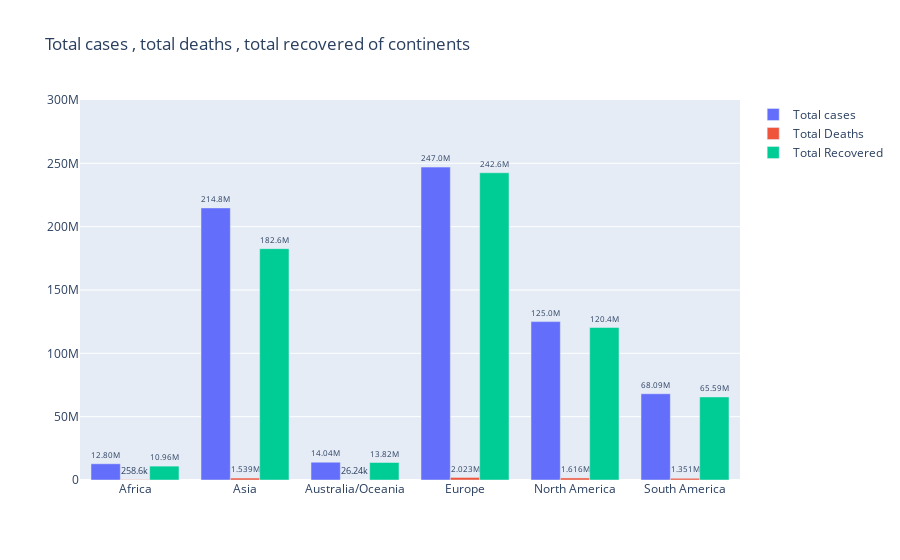

The code cell stored with this chart in its notebook:
### Markdown cell above
`Comment:` 
- Recovered rate is high in all continents.
- Asia has highest total cases but the number of recovered and deaths is near to America and Europe.
-

### Code cell
fig=go.Figure(data=[
      go.Bar(name='Total cases',x=Continent.index,y=Continent['Total Cases'],text=Continent['Total Cases']),
      go.Bar(name='Total Deaths',x=Continent.index,y=Continent['Total Deaths'],text=Continent['Total Deaths']),
      go.Bar(name='Total Recovered',x=Continent.index,y=Continent['Total Recovered'],text=Continent['Total Recovered'])
   ])
fig.update_layout(barmode='group',title='Total cases , total deaths , total recovered of continents')
fig.update_traces(texttemplate='%{text:.4s}', textposition='outside')
fig.update_layout(yaxis_range=[0,300000000])
fig.show()

### Figure 1 — Plotly figure (JSON) as saved in the notebook; plotly's stock layout.template omitted (floating-point values rounded to 4 significant figures)
{"data": [{"name": "Total cases", "text": [12802223, 214819047, 14039060, 247023846, 125046486, 68091121], "textposition": "outside", "texttemplate": "%{text:.4s}", "type": "bar", "x": ["Africa", "Asia", "Australia/Oceania", "Europe", "North America", "South America"], "y": [12802223, 214819047, 14039060, 247023846, 125046486, 68091121]}, {"name": "Total Deaths", "text": [258615, 1538868, 26243, 2023023, 1615689, 1351202], "textposition": "outside", "texttemplate": "%{text:.4s}", "type": "bar", "x": ["Africa", "Asia", "Australia/Oceania", "Europe", "North America", "South America"], "y": [258615, 1538868, 26243, 2023023, 1615689, 1351202]}, {"name": "Total Recovered", "text": [10960262, 182634450, 13815896, 242554318, 120382331, 65588188], "textposition": "outside", "texttemplate": "%{text:.4s}", "type": "bar", "x": ["Africa", "Asia", "Australia/Oceania", "Europe", "North America", "South America"], "y": [10960262, 182634450, 13815896, 242554318, 120382331, 65588188]}], "layout": {"barmode": "group", "title": {"text": "Total cases , total deaths , total recovered of continents"}, "yaxis": {"range": [0, 300000000]}}}
